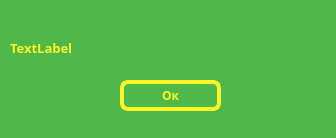
<?xml version="1.0" encoding="UTF-8"?>
<ui version="4.0">
 <class>Dialog</class>
 <widget class="QDialog" name="Dialog">
  <property name="geometry">
   <rect>
    <x>0</x>
    <y>0</y>
    <width>336</width>
    <height>138</height>
   </rect>
  </property>
  <property name="windowTitle">
   <string>Dialog</string>
  </property>
  <property name="styleSheet">
   <string notr="true">background-color: rgb(80, 184, 72);</string>
  </property>
  <widget class="QLabel" name="label">
   <property name="geometry">
    <rect>
     <x>10</x>
     <y>40</y>
     <width>321</width>
     <height>16</height>
    </rect>
   </property>
   <property name="font">
    <font>
     <family>Arial Black</family>
     <pointsize>10</pointsize>
     <weight>75</weight>
     <bold>true</bold>
    </font>
   </property>
   <property name="styleSheet">
    <string notr="true">color: #FFF32A</string>
   </property>
   <property name="text">
    <string>TextLabel</string>
   </property>
  </widget>
  <widget class="QPushButton" name="pushButton">
   <property name="geometry">
    <rect>
     <x>120</x>
     <y>80</y>
     <width>101</width>
     <height>31</height>
    </rect>
   </property>
   <property name="font">
    <font>
     <family>Arial Black</family>
     <weight>75</weight>
     <bold>true</bold>
    </font>
   </property>
   <property name="autoFillBackground">
    <bool>false</bool>
   </property>
   <property name="styleSheet">
    <string notr="true">border-radius: 8px;
background-color: rgb(80, 184, 72);
border: 4px solid #FFF32A;
color: #FFF32A;
font-weight: bold</string>
   </property>
   <property name="text">
    <string>Ок</string>
   </property>
  </widget>
 </widget>
 <resources/>
 <connections/>
</ui>
